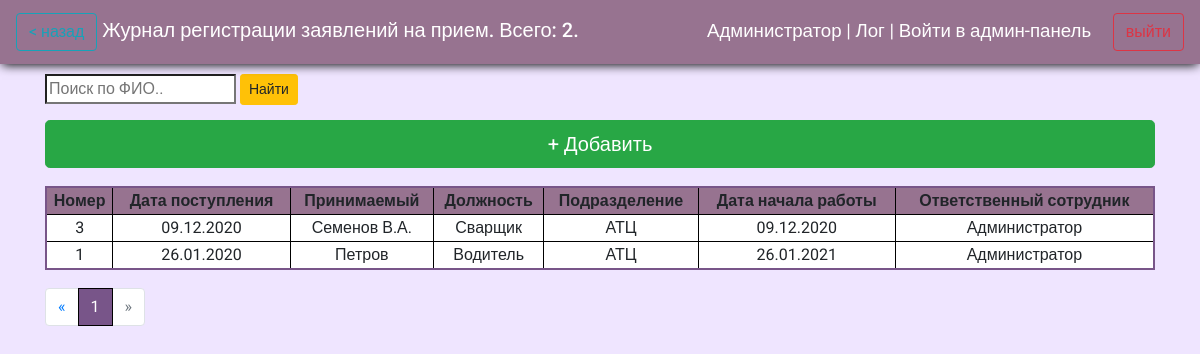
Screenshot of /journals/letters_of_invite/ (signed in) with the database file from the repository.
### reg_jounals/models.py (models this page shows)
class LetterOfInvite(models.Model):
    loi_date = models.DateField(help_text="Введите дату поступления заявления", verbose_name="Дата поступления заявления", db_index=True)
    loi_number = models.CharField(default='',max_length=10, help_text="Введите номер документа", verbose_name='Номер документа', db_index=True)
    loi_employee = models.CharField(max_length=256, help_text="Введите ФИО принимаемого сотрудника", verbose_name="Принимаемый сотрудник")
    loi_position = models.CharField(max_length=256, help_text="Введите должность принимаемого сотрудника", verbose_name="Должность")
    loi_department = models.ForeignKey('Departments', on_delete=models.CASCADE, verbose_name="Подразделение ", default="1")
    loi_dateOfInv = models.DateField(blank=True, null=True, help_text="Введите дату начала работы", verbose_name="Дата начала работы", db_index=True)
    loi_additionalData = models.CharField(blank=True, default="примечание", max_length=256, help_text="Введите примечание", verbose_name="Примечание")
    loi_res_officer = models.CharField(blank=True, editable=False,  max_length=256, help_text="Сотрудник, который внес документ в систему ", verbose_name='Ответственный сотрудник')
    class Meta:
        ordering = ["id"]
        verbose_name = 'Заявление на прием'
        verbose_name_plural = 'Заявления на прием'

class Departments(models.Model):
    dep_name = models.CharField(max_length=256,  help_text="Введите название подразделения", verbose_name="Название подразделения", db_index=True)
    class Meta:
        ordering = ["dep_name"]
        verbose_name = 'Подразделение'
        verbose_name_plural = 'Подразделения'
    def __str__(self):
        doc_fullname = self.dep_name
        return doc_fullname

### reg_jounals/views.py (the view)
# urls.py: path('letters_of_invite/', views.letter_of_invite, name='invite'),
def letter_of_invite(request):
        if request.user.is_authenticated:
            search_query = request.GET.get('loi_search','')
            if search_query:
                letters = LetterOfInvite.objects.filter(loi_employee__icontains=search_query)
            else:
                letters = LetterOfInvite.objects.all().order_by('-id')
            count = len(letters)
            p_letters = Paginator(letters, 10)
            page_number = request.GET.get('page', 1)
            page = p_letters.get_page(page_number)
            return render(request, 'reg_jounals/letters_of_invite.html', context={'letters':page, 'count':count})
        else:
            return render(request, 'reg_jounals/no_auth.html')

### reg_jounals/templates/reg_jounals/letters_of_invite.html (shortened to what this page needs)
{%extends "reg_jounals/index.html" %}
{%block header%}<a class="btn btn-outline-info" href="../">< назад</a> Журнал регистрации заявлений на прием. Всего: {{count}}.  {%endblock%}
{%block content%}
<form action="{% url 'invite' %}">
  <input type="search" name="loi_search" placeholder="Поиск по ФИО..">
  <button class="btn btn-sm btn-warning" type="submit" name="" value="Найти">Найти</button>
</form>
<a class="btn btn-success btn-lg m-bottom btn-add" href="{% url 'invite_add' %}"> + Добавить</a>
{% if letters %}
<table>
  <thead class="thead-dark">
  <tr class="tr-header">
    <th scope="col">Номер</th>
    <th scope="col">Дата поступления</th>
    <th scope="col">Принимаемый</th>
    <th scope="col">Должность</th>
    <th scope="col">Подразделение</th>
    <th scope="col">Дата начала работы</th>
    <th scope="col">Ответственный сотрудник</th>
  </tr>
  </thead>
  {%for let in letters%}
  <tr onclick="return location.href = '{% url 'invite_upd_url' id=let.id%}' ">
    <td>{{let.id}}</td>
    <td>{{let.loi_date|date:"d.m.Y"}}</td>
    <td>{{let.loi_employee}}</td>
    <td>{{let.loi_position}}</td>
    <td>{{let.loi_department}}</td>
    <td>{{let.loi_dateOfInv|date:"d.m.Y"}}</td>
    <td>{{let.loi_res_officer}}</td>
</tr>
  {%endfor%}
</table>
{%else%}
<h2>Записей нет</h2>
{%endif%}
<nav  class="paginator" aria-label="Page navigation example">
  <ul class="pagination">
    <li class="page-item">
      <a class="page-link" href="#" aria-label="Previous">
<span aria-hidden="true">&laquo;</span>
      </a>
    </li>
{% for p in letters.paginator.page_range %}
  {% if letters.number == p%}
   <li class="page-item active"><a class="page-link" href="?page={{p}}">{{ p }}</a></li>
   {%else%}
        <li class="page-item"><a class="page-link" href="?page={{p}}">{{ p }}</a></li>
    {%endif%}
  {% endfor %}
{%if letters.has_next%}
    <li class="page-item">
      <a class="page-link" href='?page={{letters.next_page_number}}' aria-label="Next">
<span aria-hidden="true">&raquo;</span>
      </a>
    </li>
  {%else%}
  <li class="page-item disabled">
    <a class="page-link" href='#' aria-disabled='true' aria-label="Next">
      <span aria-hidden="true">&raquo;</span>
    </a>
  </li>
  {%endif%}
  </ul>
</nav>
{%endblock%}

### reg_jounals/templates/reg_jounals/index.html (shortened to what this page needs)
<!DOCTYPE html>
<html  lang="en">
<head>
  {%load static%}
  <link rel="stylesheet" href="{% static 'css/style.css'%}">
  <link rel="stylesheet" href="{% static 'css/VacList.css'%}">
  <link rel="stylesheet" href="https://cdn.jsdelivr.net/npm/bootstrap@4.5.3/dist/css/bootstrap.min.css">
</head>
<body onload="TextDisabled()">
  <header>
    <nav class="navbar navbar-light ">
    <span class="navbar-brand mb-0 h1">{%block header%} {%endblock%}</span><span style="text-align: right; float: right;font-size: 14pt;">  {{ user.first_name }} {% if request.user.is_superuser%}  <a style="color:white;" href="{% url 'logfile' %}">| Лог |</a> <a style="color:white;" href="/admin/">Войти в админ-панель</a>{%endif%} <a class="btn btn-outline-danger" style="margin-left: 17px;" href="{% url 'logout'%}">выйти</a></span>
  </header>
<div class="container">
    {%block content%}{%endblock%}
  </div>
</body>
</html>

### reg_jounals/static/css/style.css (style rules this page uses)
* { font-family: 'Roboto', sans-serif; }
body { background: #white !important; background-color: #efe5ff !important; }
.navbar-light .navbar-brand { color: rgb(255 255 255) !important; }
.container { margin-top: 10px; }
.btn-add { float: left; width: 100%; margin-top: 15px; }
.navbar { color: white; background: #977390; box-shadow: 0 3px 10px -2px black; }
table { border: solid 2px #785589; background: white; border-collapse: collapse; margin: 18px auto; float: left; width: 100%; }
table th { text-align: center; }
table .tr-header { background: #977390 ; }
table tr th, td { border-right: solid 1px black; border-bottom: solid 1px black; cursor: pointer; text-align: center; }
table tr th:last-child, td:last-child { border-right: none; }
table tr:last-child { border-bottom: none; }
.paginator { width: 100%; float: left; }
.page-item.active .page-link { background: #785589 !important; border-color: black !important; }

### rows the page displays
LetterOfInvite: id "3", loi_date "09.12.2020", loi_employee "Семенов В.А.", loi_position "Сварщик", loi_department "АТЦ", loi_dateOfInv "09.12.2020", loi_res_officer "Администратор"
LetterOfInvite: id "1", loi_date "26.01.2020", loi_employee "Петров", loi_position "Водитель", loi_department "АТЦ", loi_dateOfInv "26.01.2021", loi_res_officer "Администратор"

### other values shown
{{ count }} "2"
{{ user.first_name }} "Администратор"
{{ p }} "1"
